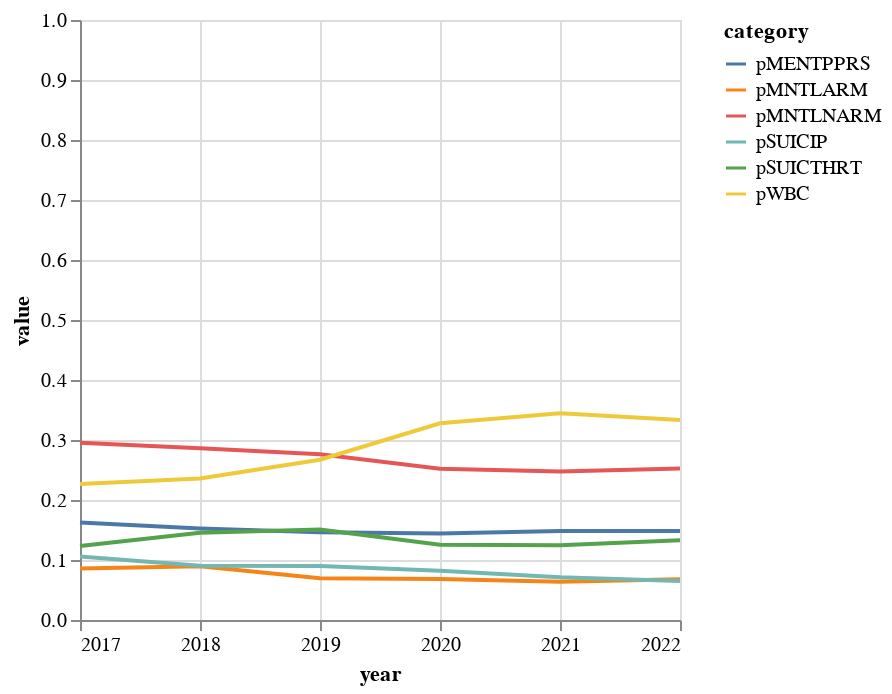

Write notebook code for a chart like this one.
### Code cell
alt.Chart(df_mh_by_year).mark_line().encode(
    x='year',
    y=alt.Y('value',scale=alt.Scale(domain=[0,1])),
    color ='category'
).configure_axisX(
    tickCount=len(df_mh_by_year['year'].unique()), # Number of unique years
    format=".0f"  # Remove commas from the labels
)

### Figure 1 — Vega-Lite specification as saved in the notebook (floating-point values rounded to 4 significant figures)
{"config": {"view": {"continuousWidth": 300, "continuousHeight": 300}, "axisX": {"format": ".0f", "tickCount": 6}}, "data": {"name": "data-79ba05d31b31e0e17c025839c97c48c1"}, "mark": {"type": "line"}, "encoding": {"color": {"field": "category", "type": "nominal"}, "x": {"field": "year", "type": "quantitative"}, "y": {"field": "value", "scale": {"domain": [0, 1]}, "type": "quantitative"}}, "$schema": "https://vega.github.io/schema/vega-lite/v5.8.0.json", "datasets": {"data-79ba05d31b31e0e17c025839c97c48c1": [{"year": 2017, "category": "pMENTPPRS", "value": 0.1627}, {"year": 2018, "category": "pMENTPPRS", "value": 0.1526}, {"year": 2019, "category": "pMENTPPRS", "value": 0.1461}, {"year": 2020, "category": "pMENTPPRS", "value": 0.1443}, {"year": 2021, "category": "pMENTPPRS", "value": 0.1484}, {"year": 2022, "category": "pMENTPPRS", "value": 0.1482}, {"year": 2017, "category": "pMNTLARM", "value": 0.08589}, {"year": 2018, "category": "pMNTLARM", "value": 0.08953}, {"year": 2019, "category": "pMNTLARM", "value": 0.06957}, {"year": 2020, "category": "pMNTLARM", "value": 0.06831}, {"year": 2021, "category": "pMNTLARM", "value": 0.06358}, {"year": 2022, "category": "pMNTLARM", "value": 0.06808}, {"year": 2017, "category": "pMNTLNARM", "value": 0.2953}, {"year": 2018, "category": "pMNTLNARM", "value": 0.2863}, {"year": 2019, "category": "pMNTLNARM", "value": 0.2763}, {"year": 2020, "category": "pMNTLNARM", "value": 0.2522}, {"year": 2021, "category": "pMNTLNARM", "value": 0.2474}, {"year": 2022, "category": "pMNTLNARM", "value": 0.2525}, {"year": 2017, "category": "pSUICIP", "value": 0.106}, {"year": 2018, "category": "pSUICIP", "value": 0.09044}, {"year": 2019, "category": "pSUICIP", "value": 0.09017}, {"year": 2020, "category": "pSUICIP", "value": 0.08195}, {"year": 2021, "category": "pSUICIP", "value": 0.07112}, {"year": 2022, "category": "pSUICIP", "value": 0.06479}, {"year": 2017, "category": "pSUICTHRT", "value": 0.1235}, {"year": 2018, "category": "pSUICTHRT", "value": 0.1453}, {"year": 2019, "category": "pSUICTHRT", "value": 0.1507}, {"year": 2020, "category": "pSUICTHRT", "value": 0.1253}, {"year": 2021, "category": "pSUICTHRT", "value": 0.1248}, {"year": 2022, "category": "pSUICTHRT", "value": 0.1329}, {"year": 2017, "category": "pWBC", "value": 0.2266}, {"year": 2018, "category": "pWBC", "value": 0.2358}, {"year": 2019, "category": "pWBC", "value": 0.2671}, {"year": 2020, "category": "pWBC", "value": 0.3279}, {"year": 2021, "category": "pWBC", "value": 0.3448}, {"year": 2022, "category": "pWBC", "value": 0.3335}]}}
